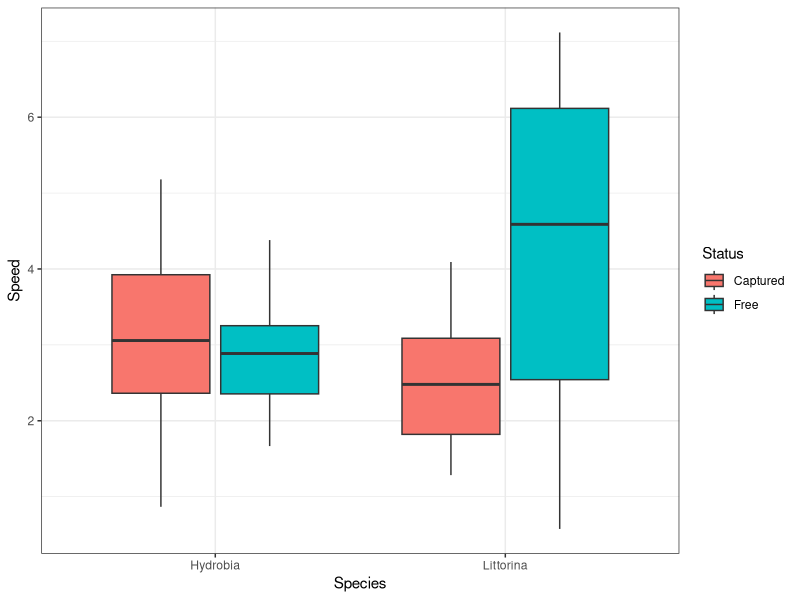
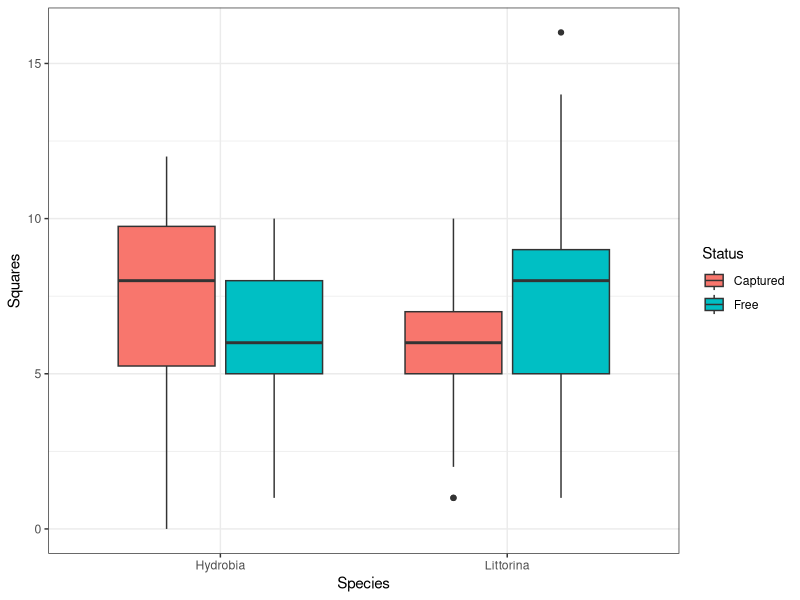
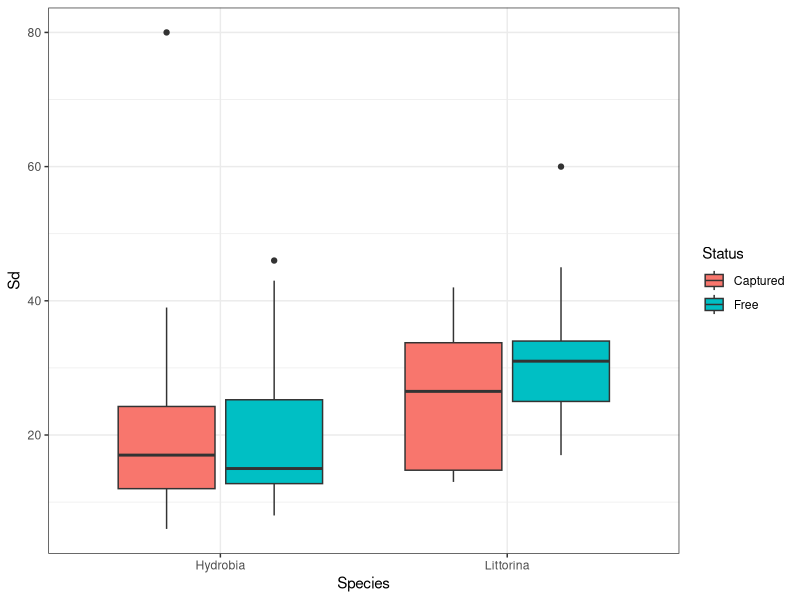
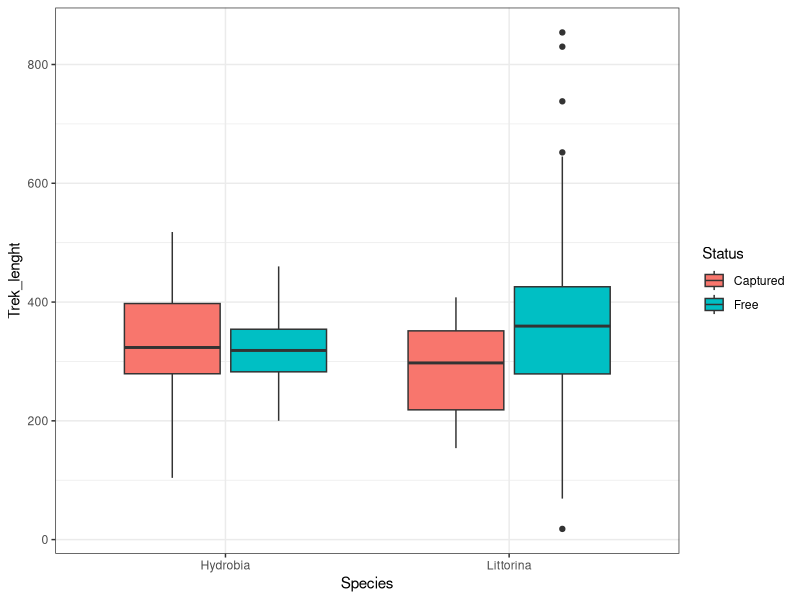
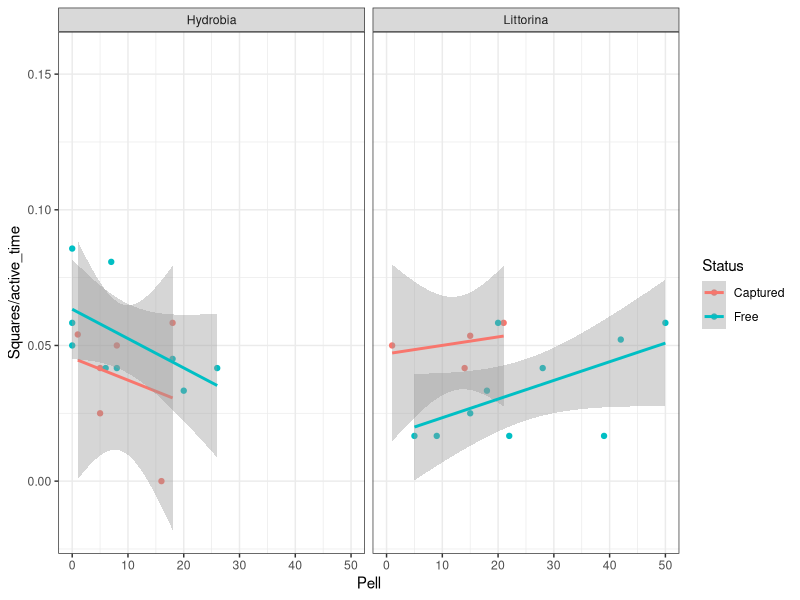
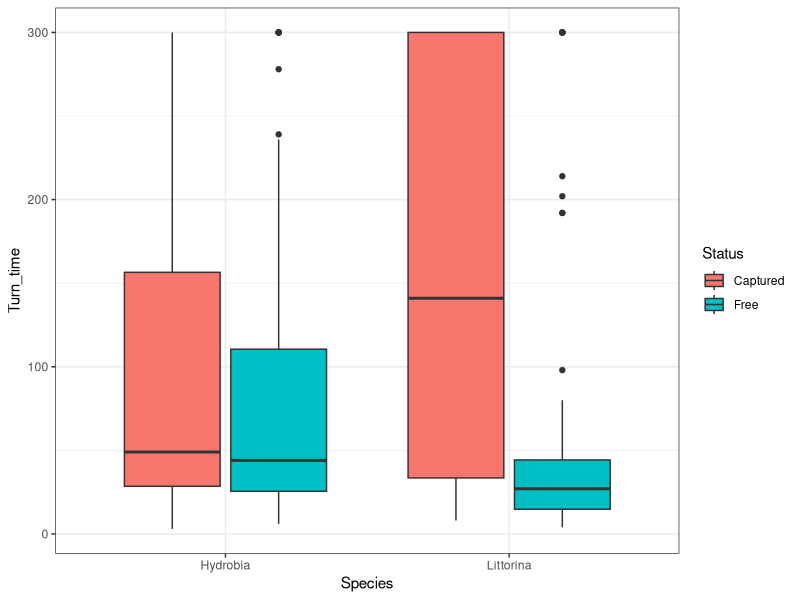
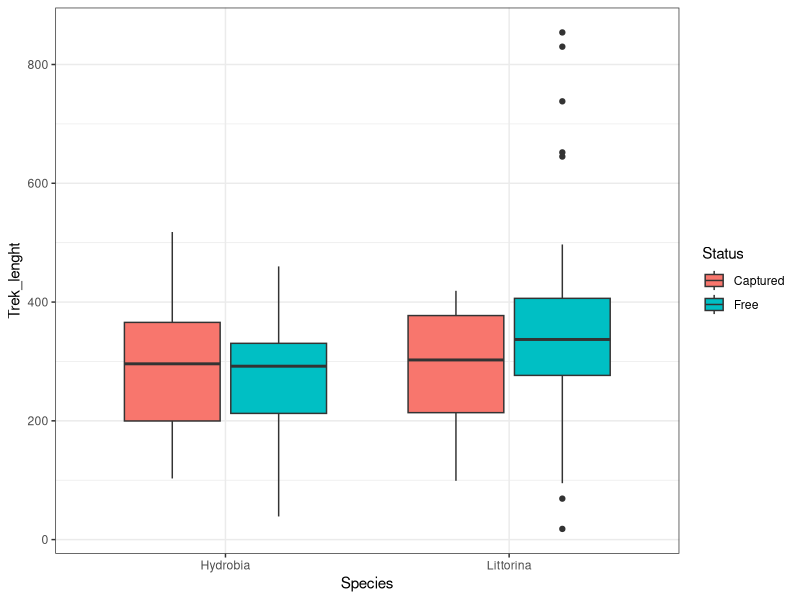
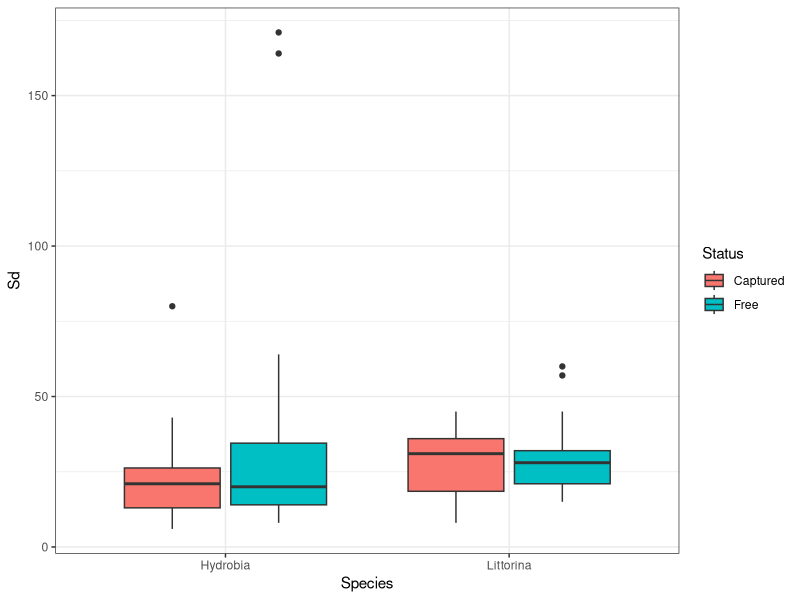

These figures' R source, in order: (Note: this script raises an error after producing the figures.)
library(readxl)
library(ggplot2)
library(dplyr)
library(broom)
library(clipr)

setwd('H:/Text/Paper_2023/Sasha/r_calc_snailmovent/Data')
snail_move <- read_excel("snail_movement_2023.xlsx", na = "NA")

snail_move$Speed <- snail_move$Trek_lenght/snail_move$active_time


snail_move %>% 
  filter(Barbarity == "Barbar") %>% 
  ggplot(., aes(y = Speed, x = Species, fill = Status)) + 
  geom_boxplot() + theme_bw()


snail_move %>% 
  filter(Barbarity == "Barbar") %>% 
  ggplot(., aes(y = Squares, x = Species, fill = Status)) + 
  geom_boxplot() + theme_bw()

snail_move %>% 
  filter(Barbarity == "Barbar") %>% 
  ggplot(., aes(y = Sd, x = Species, fill = Status)) + 
  geom_boxplot() + theme_bw()


snail_move %>% 
  filter(Barbarity == "Barbar") %>% 
  ggplot(., aes(y = Trek_lenght, x = Species, fill = Status)) + 
  geom_boxplot() + theme_bw()


snail_move %>% 
  filter(Barbarity == "Barbar") %>% 
  ggplot(., aes(x = Pell, y = Squares/active_time, color = Status)) + 
  geom_point() + 
  facet_wrap(~Species) +
  theme_bw() +
  geom_smooth(method = "lm")






Litt <- snail_move[snail_move$Species == "Littorina",]
Hydr <- snail_move[snail_move$Species == "Hydrobia",]

Barbar <- snail_move[snail_move$Barbarity == "Barbar",]
Domestic <- snail_move[snail_move$Barbarity == "domestic",]

Barbar_Litt <- Litt[Litt$Barbarity == "Barbar",]
Barbar_Hydr <- Hydr[Hydr$Barbarity == "Barbar",]
Domestic_Litt <- Litt[Litt$Barbarity == "domestic",]
Domestic_Hydr <- Hydr[Hydr$Barbarity == "domestic",]

ggplot(snail_move, aes(y = Turn_time, x = Species, fill = Status)) + geom_boxplot() + theme_bw()

ggplot(snail_move, aes(y = Trek_lenght, x = Species, fill = Status)) + geom_boxplot() + theme_bw()

ggplot(snail_move, aes(y = Sd, x = Species, fill = Status)) + geom_boxplot() + theme_bw()

ggplot(snail_move, aes(y = Squares, x = Species, fill = Status)) + geom_boxplot() + theme_bw()

ggplot(snail_move, aes(y = Speed, x = Species, fill = Status)) + geom_boxplot() + theme_bw()

#########################################################################################

ggplot(Litt, aes(y = Trek_lenght, x = Aperture_size, fill = Status)) + geom_point() + theme_bw() + geom_smooth(method = "lm")

ggplot(Hydr, aes(y = Trek_lenght, x = Aperture_size, fill = Status)) + geom_point() + theme_bw() + geom_smooth(method = "lm")

ggplot(Domestic, aes(y = Turn_time, x = Species, fill = Status)) + geom_boxplot() + theme_bw()

ggplot(Barbar, aes(y = Turn_time, x = Species, fill = Status)) + geom_boxplot() + theme_bw()

ggplot(Domestic, aes(y = Trek_lenght, x = Species, fill = Status)) + geom_boxplot() + theme_bw()

ggplot(Barbar, aes(y = Trek_lenght, x = Species, fill = Status)) + geom_boxplot() + theme_bw()

ggplot(Domestic, aes(y = Sd, x = Species, fill = Status)) + geom_boxplot() + theme_bw()

ggplot(Barbar, aes(y = Sd, x = Species, fill = Status)) + geom_boxplot() + theme_bw()

ggplot(Domestic, aes(y = Squares, x = Species, fill = Status)) + geom_boxplot() + theme_bw()

ggplot(Barbar, aes(y = Squares, x = Species, fill = Status)) + geom_boxplot() + theme_bw()

ggplot(Barbar_Litt, aes(y = Trek_lenght, x = Species, fill = Status)) + geom_point() + theme_bw() + geom_smooth(method = "lm")

ggplot(Domestic_Litt, aes(y = Trek_lenght, x = Aperture_size, fill = Status)) + geom_point() + theme_bw() + geom_smooth(method = "lm")

ggplot(Barbar_Hydr, aes(y = Trek_lenght, x = Aperture_size, fill = Status)) + geom_point() + theme_bw() + geom_smooth(method = "lm")

ggplot(Domestic_Hydr, aes(y = Trek_lenght, x = Aperture_size, fill = Status)) + geom_point() + theme_bw() + geom_smooth(method = "lm")

ggplot(Litt, aes(y = Speed, x = Aperture_size, fill = Status)) + geom_boxplot() + theme_bw()

ggplot(Hydr, aes(y = Speed, x = Aperture_size, fill = Status)) + geom_boxplot() + theme_bw()

ggplot(Domestic_Litt, aes(y = Speed, x = Aperture_size, fill = Status)) + geom_boxplot() + theme_bw()

ggplot(Domestic_Hydr, aes(y = Speed, x = Aperture_size, fill = Status)) + geom_boxplot() + theme_bw()

ggplot(Barbar_Litt, aes(y = Speed, x = Aperture_size, fill = Status)) + geom_boxplot() + theme_bw()

ggplot(Barbar_Hydr, aes(y = Speed, x = Aperture_size, fill = Status)) + geom_boxplot() + theme_bw()

ggplot(Barbar, aes(y = Speed, x = Aperture_size, fill = Status)) + geom_boxplot() + theme_bw()

ggplot(Domestic, aes(y = Speed, x = Aperture_size, fill = Status)) + geom_boxplot() + theme_bw()

#########################################################################################

model_Turn_time_Species_Status <- lm(Turn_time ~ Species * Status, data = snail_move)
summary(model_Turn_time_Species_Status)

model_Trek_lenght_Species_Status <- lm(Trek_lenght ~ Species * Status, data = snail_move)
summary(model_Trek_lenght_Species_Status)

model_Sd_Species_Status <- lm(Sd ~ Species * Status, data = snail_move)
summary(model_Sd_Species_Status)

model_Squares_Species_Status <- lm(Squares ~ Species * Status, data = snail_move)
summary(model_Squares_Species_Status)

#########################################################################################

model_Squares_size_Status_Litt <- lm(Squares ~ Aperture_size * Status, data = Litt)
summary(model_Squares_size_Status_Litt)

model_Squares_size_Status_Hydr <- lm(Squares ~ Aperture_size * Status, data = Hydr)
summary(model_Squares_size_Status_Hydr)

model_Turn_time_Status_Litt <- lm(Turn_time ~ Aperture_size * Status, data = Litt)
summary(model_Turn_time_size_Status_Litt)

model_Turn_time_Status_Hydr <- lm(Turn_time ~ Aperture_size * Status, data = Hydr)
summary(model_Turn_time_size_Status_Hydr)

model_Sd_Status_Litt <- lm(Sd ~ Aperture_size * Status, data = Litt)
summary(model_Sd_size_Status_Litt)

model_Sd_Status_Hydr <- lm(Sd ~ Aperture_size * Status, data = Hydr)
summary(model_Sd_size_Status_Hydr)

model_Trek_lenght_Status_Litt <- lm(Trek_lenght ~ Aperture_size * Status, data = Litt)
summary(model_Trek_lenght_size_Status_Litt)

model_Trek_lenght_Status_Hydr <- lm(Trek_lenght ~ Aperture_size * Status, data = Hydr)
summary(model_Trek_lenght_size_Status_Hydr)

##########################################################################################

TurnSp <- t.test(Turn_time ~ Species, data = snail_move)
summary(TurnSp)

TrekSp <- t.test(Trek_lenght ~ Species, data = snail_move)
summary(TrekSp)

SdSp <- t.test(Sd ~ Species, data = snail_move)
summary(SdSp)

SquaresSp <- t.test(Squares ~ Species, data = snail_move)
summary(SquaresSp)

##########################################################################################

TurnSt <- t.test(Turn_time ~ Status, data = snail_move)
summary(TurnSt)

TrekSt <- t.test(Trek_lenght ~ Status, data = snail_move)
summary(TrekSt)

SdSt <- t.test(Sd ~ Status, data = snail_move)
summary(SdSt)

SquaresSt <- t.test(Squares ~ Status, data = snail_move)
summary(SquaresSt)

####################################################################
setwd('F:/Text/Paper_2023/Sasha/r_calc_snailmovent/Data')
snail_move2 <- read_excel("snail_movement_2023_lenght.xlsx", na = "NA")

Litt2 <- snail_move2[snail_move2$Species == "Littorina",]
Hydr2 <- snail_move2[snail_move2$Species == "Hydrobia",]

ggplot(Litt2, aes(y = Value, x = Status, fill = Status)) + geom_boxplot() + theme_bw() + facet_wrap(~Trait,scales = "free_y")

ggplot(Hydr2, aes(y = Value, x = Status,  fill = Status)) + geom_boxplot() + theme_bw() + facet_wrap(~Trait,scales = "free_y")

ggplot(Barbar, aes(y = Sd, x = Species, fill = Status)) + geom_boxplot() + theme_bw() 

ggplot(snail_move2, aes(y = Sd, x = Species, fill = Status)) + geom_boxplot() + theme_bw() 

model_hydr2_sd <- aov(Sd ~ Aperture_size * Status, data = Barbar_Litt)

summary(model_hydr2_sd)

ggplot(Barbar, aes(y = Speed, x = Aperture_size, fill = Status, color = Status)) + geom_point() + geom_smooth(method = 'lm') + theme_bw()

ggplot(Barbar, aes(y = Squares, x = Aperture_size, fill = Status, color = Status)) + geom_point() + theme_bw()  + geom_smooth(method = 'lm') 

